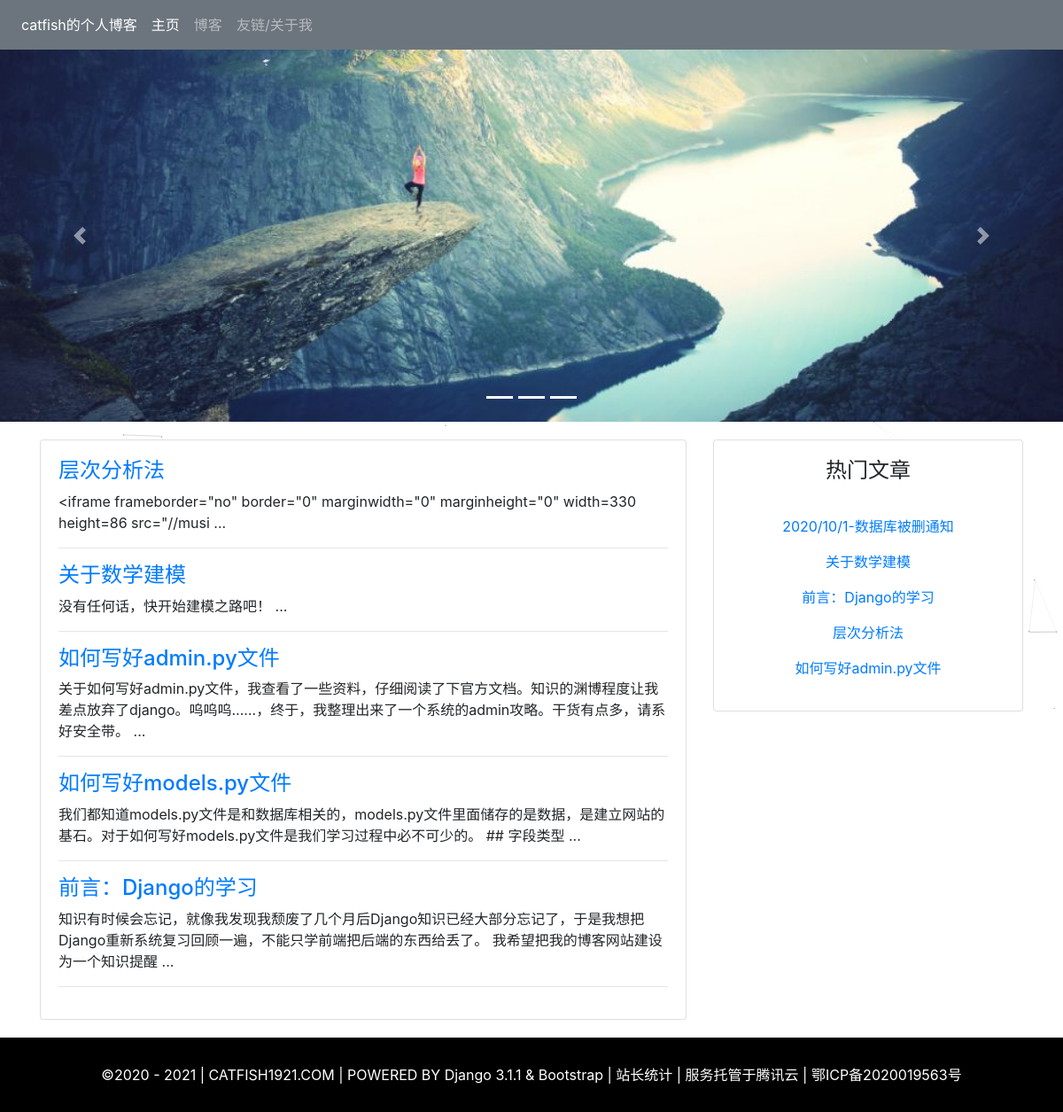
The page / on the database its author committed.
### myapp/models.py (models this page shows, shortened)
class Article(models.Model):
    objects = models.Manager()
    published = PublishedManager()
    STATUS_CHOICE = (("draft", "草稿"), ("published", "发布中"))
    title = models.CharField(max_length=30, verbose_name="标题", unique=True)
    book = models.ForeignKey(Book, on_delete=models.CASCADE, related_name="article", verbose_name="书名")
    content = MDTextField(verbose_name="正文")
    status = models.CharField(max_length=10, choices=STATUS_CHOICE, default="draft", verbose_name="文章状态")
    priority = models.IntegerField(default=0, verbose_name="优先级")
    look = models.IntegerField(default=0, verbose_name="浏览量")
    datetime = models.DateTimeField(auto_now_add=True, verbose_name="发布日期")
    class Meta:
        ordering = ('priority',)
        verbose_name = "文章列表"
        verbose_name_plural = verbose_name

### myapp/views.py (the view)
# urls.py: path("", views.home, name="home"),
def home(request):
    ones = Article.published.order_by("-datetime")[:5]
    hots = Article.objects.order_by("-look")[:5]
    return render(request, 'myapp/home.html', locals())

### myapp/models.py (called while the page is built)
    def get_queryset(self):
        return super(PublishedManager, self).get_queryset().filter(status='published')

### templates/myapp/home.html (shortened to what this page needs)
{% extends 'myapp/base.html' %}
{% block home %}active{% endblock %}
{% block content %}
      <div id="demo" class="carousel slide" data-ride="carousel">
        <ul class="carousel-indicators">
          <li data-target="#demo" data-slide-to="0" class="active"></li>
          <li data-target="#demo" data-slide-to="1" class="active"></li>
          <li data-target="#demo" data-slide-to="2" class="active"></li>
        </ul>
        <div class="carousel-inner">
          <div class="carousel-item active">
            <img src="{% static 'image/1.jpg' %}">
          </div>
        </div>
        <a class="carousel-control-prev" href="#demo" data-slide="prev">
          <span class="carousel-control-prev-icon"></span>
        </a>
        <a class="carousel-control-next" href="#demo" data-slide="next">
          <span class="carousel-control-next-icon"></span>
        </a>
      </div>
      <div class="container">
        <div class="row">
            <div class="col-md-8 main">
                <div class="card">
                    <div class="card-body">
                        {% for one in ones %}
                        <div class="list">
                            <h4><a href="{% url 'article' one.id %}">{{ one.title }}</a></h4>
                            <p>{{ one.content|truncatechars:100 }} ... </p>
                        </div><hr>
                        {% empty %}
                        <p>暂无文章</p>
                        {% endfor %}
                </div>
                </div>
            </div>
            <div class="col-md-4 other">
                    <div class="card">
                      <div class="card-body">
                        <h4 class="card-title">热门文章</h4><br>
                        {% for hot in hots %}
                        <p><a href="{% url 'article' hot.id %}" class="card-link">{{ hot.title }}</a></p>
                        {% empty %}
                        <p>暂无文章</p>
                        {% endfor %}
                      </div>
                    </div>
        </div>
      </div>
</div>
{% endblock %}

### templates/myapp/home.html (style rules this page uses)
.carousel-inner img { width: 100%; height: 100%; }
li { list-style: none; }
.main { margin-top: 20px; margin-bottom: 20px; }
.other { margin-top: 20px; text-align: center; margin-bottom: 20px; }

### rows shown on the page
Article: title "层次分析法", content "<iframe frameborder=\"no\" border=\"0\" marginwidth=\"0\" marginheight=\"0\" width=330 height=86 src=\"//musi"
Article: title "关于数学建模", content "没有任何话，快开始建模之路吧！"
Article: title "如何写好admin.py文件", content "关于如何写好admin.py文件，我查看了一些资料，仔细阅读了下官方文档。知识的渊博程度让我差点放弃了django。呜呜呜……，终于，我整理出来了一个系统的admin攻略。干货有点多，请系好安全带。"
Article: title "如何写好models.py文件", content "我们都知道models.py文件是和数据库相关的，models.py文件里面储存的是数据，是建立网站的基石。对于如何写好models.py文件是我们学习过程中必不可少的。 ## 字段类型"
Article: title "前言：Django的学习", content "知识有时候会忘记，就像我发现我颓废了几个月后Django知识已经大部分忘记了，于是我想把Django重新系统复习回顾一遍，不能只学前端把后端的东西给丢了。 我希望把我的博客网站建设为一个知识提醒"
Article: title "2020/10/1-数据库被删通知"
